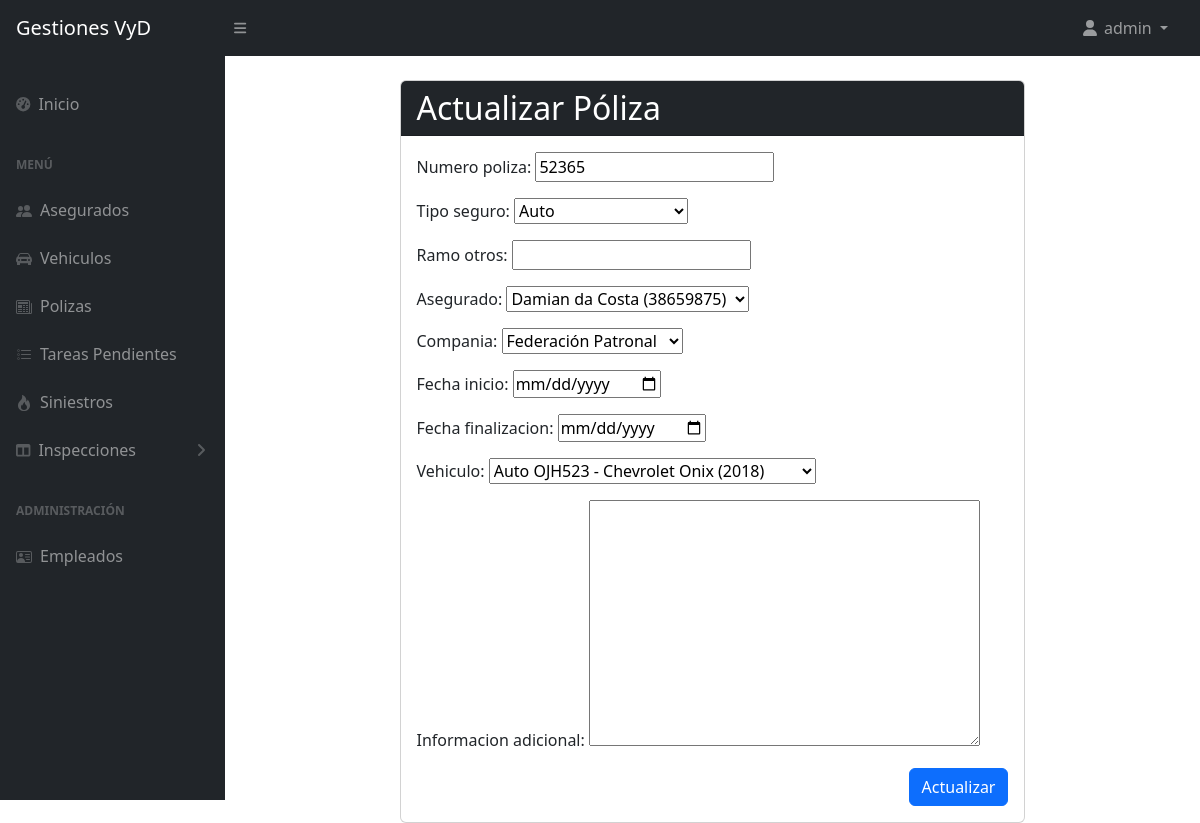
/actualizarPoliza/7/ (signed in), run on the app's committed database.
### appseguros/models.py (models this page shows)
class Poliza(models.Model):
    TIPO_SEGURO_CHOICES = [
        ('moto', 'Moto'),
        ('auto', 'Auto'),
        ('bici', 'Bicicleta'),
        ('camion', 'Camión'),
        ('combinado_familiar', 'Combinado Familiar'),
        ('otros', 'Otros'),
    ]
    ESTADO_POLIZA_CHOICES = [
        ('vigente', 'Vigente'),
        ('anulada', 'Anulada'),
        ('vencida', 'Vencida'),
    ]
    numero_poliza = models.CharField(max_length=20)
    tipo_seguro = models.CharField(max_length=20, choices=TIPO_SEGURO_CHOICES)
    ramo_otros = models.CharField(max_length=50, blank=True, null=True)
    asegurado = models.ForeignKey(Asegurado, on_delete=models.CASCADE)
    compania = models.ForeignKey(Compania, on_delete=models.CASCADE)
    fecha_inicio = models.DateField()
    fecha_finalizacion = models.DateField()
    estado_poliza = models.CharField(max_length=20, choices=ESTADO_POLIZA_CHOICES, default='vigente')
    vehiculo = models.ForeignKey(Vehiculo, on_delete=models.CASCADE, blank=True, null=True)
    informacion_adicional = models.TextField(blank=True, null=True)

### appseguros/views.py (the view)
# urls.py: path('actualizarPoliza/<pk>/', PolizaUpdateView.as_view(), name="actualizarPoliza"),
class PolizaUpdateView(LoginRequiredMixin,UpdateView):
    model = Poliza
    form_class = PolizaFormulario
    template_name = 'appseguros/poliza/actualizarPoliza.html'
    success_url = reverse_lazy('listarPolizas')

### appseguros/forms.py
class PolizaFormulario(forms.ModelForm):
    class Meta:
        model = Poliza
        fields = ['numero_poliza', 'tipo_seguro', 'ramo_otros', 'asegurado', 'compania', 'fecha_inicio', 'fecha_finalizacion', 'vehiculo', 'informacion_adicional']
        widgets = {
            'fecha_inicio': forms.DateInput(attrs={'type': 'date'}),
            'fecha_finalizacion': forms.DateInput(attrs={'type': 'date'}),
        }

### appseguros/models.py (called while the page is built)
    def __str__(self):
        return f'{self.nombre} {self.apellido} ({self.dni})'

    def __str__(self):
        return f'{self.get_tipo_display()} {self.dominio} - {self.marca} {self.version} ({self.anio})'

    def __str__(self):
        return self.nombre

### appseguros/templates/appseguros/poliza/actualizarPoliza.html (shortened to what this page needs)
{% extends 'appseguros/base.html' %}
{% block contenidoQueCambia %}
<div class="container mt-4">
    <div class="row justify-content-center">
        <div class="col-md-8">
            <div class="card">
                <div class="card-header bg-dark text-white">
                    <h2 class="mb-0">Actualizar Póliza</h2>
                </div>
                <div class="card-body">
                    <form method="post">
                        {{ form.as_p }}
                        <div class="text-end">
                            <button type="submit" class="btn btn-primary">Actualizar</button>
                        </div>
                    </form>
                </div>
            </div>
        </div>
    </div>
</div>
{% endblock %}

### appseguros/templates/appseguros/base.html (shortened to what this page needs)
{% load static %}
<!DOCTYPE html>
<html lang="es">
    <head>
        <link href="https://cdn.jsdelivr.net/npm/simple-datatables@7.1.2/dist/style.min.css" rel="stylesheet" />
        <link href="{% static 'appseguros/css/styles.css' %}" rel="stylesheet" />
        <link href="{% static 'appseguros/css/styles2.css' %}" rel="stylesheet" />
    </head>
    <body class="sb-nav-fixed">
        <nav class="sb-topnav navbar navbar-expand navbar-dark bg-dark">
            <a class="navbar-brand ps-3" href="{% url 'inicio' %}">Gestiones VyD</a>
            <button class="btn btn-link btn-sm order-1 order-lg-0 me-4 me-lg-0" id="sidebarToggle" href="#!"><i class="fas fa-bars"></i></button>
            <ul class="navbar-nav ms-auto ms-md-0 me-3 me-lg-4 a_la_derecha">
                {% if request.user.is_authenticated %}
                <li class="nav-item dropdown">
                    <a class="nav-link dropdown-toggle" id="navbarDropdown" href="#" role="button" data-bs-toggle="dropdown" aria-expanded="false">
                        <i class="fas fa-user fa-fw"></i> {{ request.user.username }}
                    </a>
                </li>
                {% else %}
                <li class="nav-item">
                    <a class="nav-link" href="{% url 'login' %}">Login</a>
                </li>
                {% endif %}
            </ul>
        </nav>
        <div id="layoutSidenav">
            <div id="layoutSidenav_nav">
                <nav class="sb-sidenav accordion sb-sidenav-dark" id="sidenavAccordion">
                    <div class="sb-sidenav-menu">
                        <div class="nav">
                            <a class="nav-link mt-4" href="{% url 'inicio' %}">
                                <div class="sb-nav-link-icon"><i class="fas fa-tachometer-alt"></i></div>
                                Inicio
                            </a>
                            <div class="sb-sidenav-menu-heading">Menú</div>
                            <a class="nav-link" href="{% url 'listarAsegurados' %}">
                                <div class="sb-nav-link-icon"></div>
                                Asegurados
                            </a>
                            <a class="nav-link" href="{% url 'listarVehiculos' %}">
                                <div class="sb-nav-link-icon"></i></div>
                                Vehiculos
                            </a>
                            <a class="nav-link" href="{% url 'listarPolizas' %}">
                                <div class="sb-nav-link-icon"></div>
                                Polizas
                            </a>
                            <a class="nav-link" href="{% url 'listarTareas' %}">
                                <div class="sb-nav-link-icon"></div>
                                Tareas Pendientes
                            </a>
                            <a class="nav-link" href="{% url 'listarSiniestros' %}">
                                <div class="sb-nav-link-icon"></div>
                                Siniestros
                            </a>
                            <a class="nav-link collapsed" href="#" data-bs-toggle="collapse" data-bs-target="#collapseLayouts" aria-expanded="false" aria-controls="collapseLayouts">
                                <div class="sb-nav-link-icon"><i class="fas fa-columns"></i></div>
                                Inspecciones
                                <div class="sb-sidenav-collapse-arrow"><i class="fas fa-angle-down"></i></div>
                            </a>
                            <div class="sb-sidenav-menu-heading">Administración</div>
                            <a class="nav-link" href="{% url 'listarEmpleados' %}">
                                <div class="sb-nav-link-icon"></div>
                                Empleados
                            </a>
                        </div>
                    </div>
                </nav>
            </div>
            <div id="layoutSidenav_content">
                <main>
                {% block contenidoQueCambia %}
                {% endblock  %}
                </main>
            </div>
        </div>
    </body>
</html>

### appseguros/static/appseguros/css/styles2.css (style rules this page uses)
.a_la_derecha { margin-left: auto!important }

### data on the page
Poliza: numero_poliza "52365", tipo_seguro "Auto", asegurado "Damian da Costa (38659875)", compania "Federación Patronal", vehiculo "Auto OJH523 - Chevrolet Onix (2018)"

### other printed values
{{ request.user.username }} "admin"
